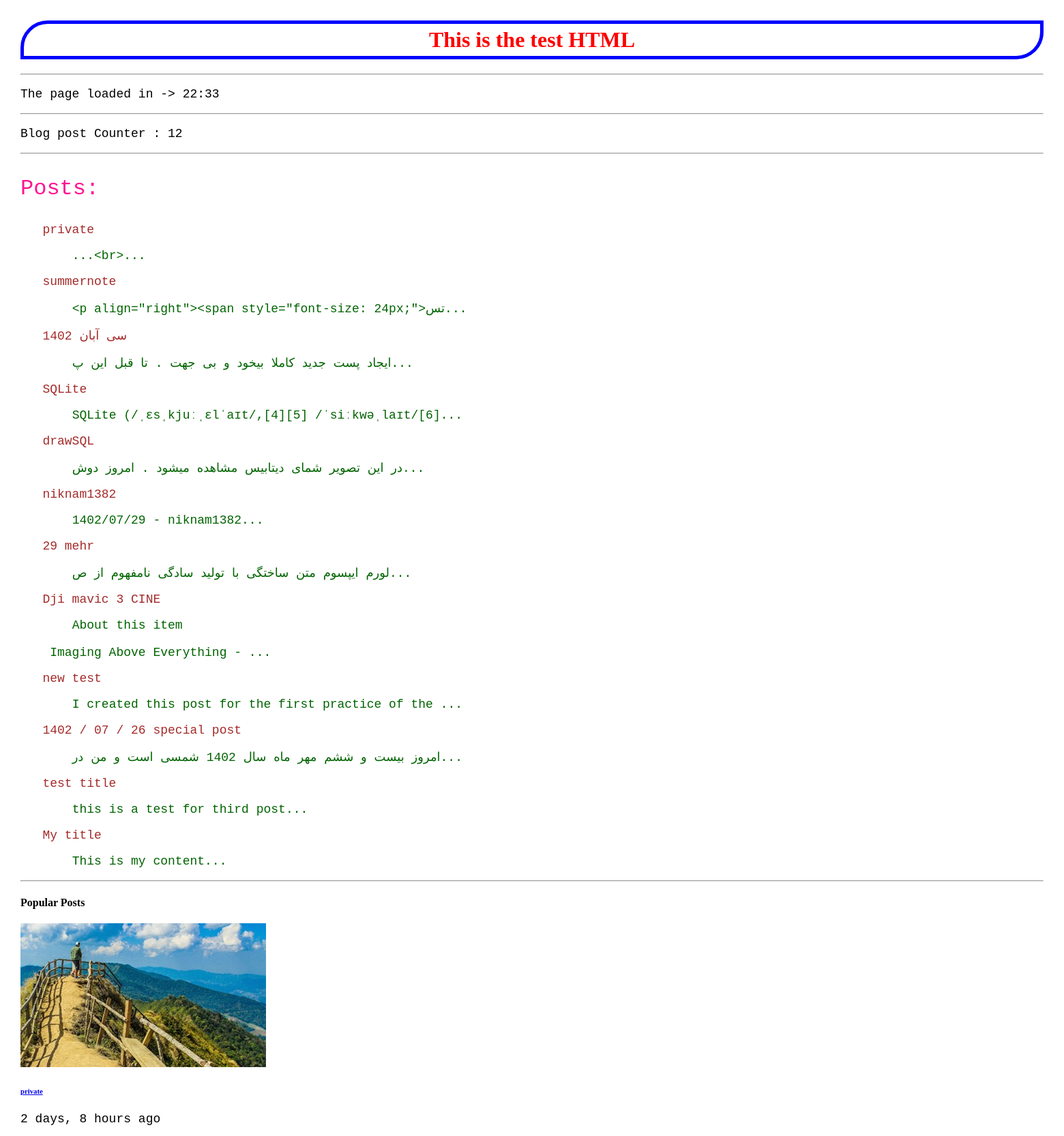
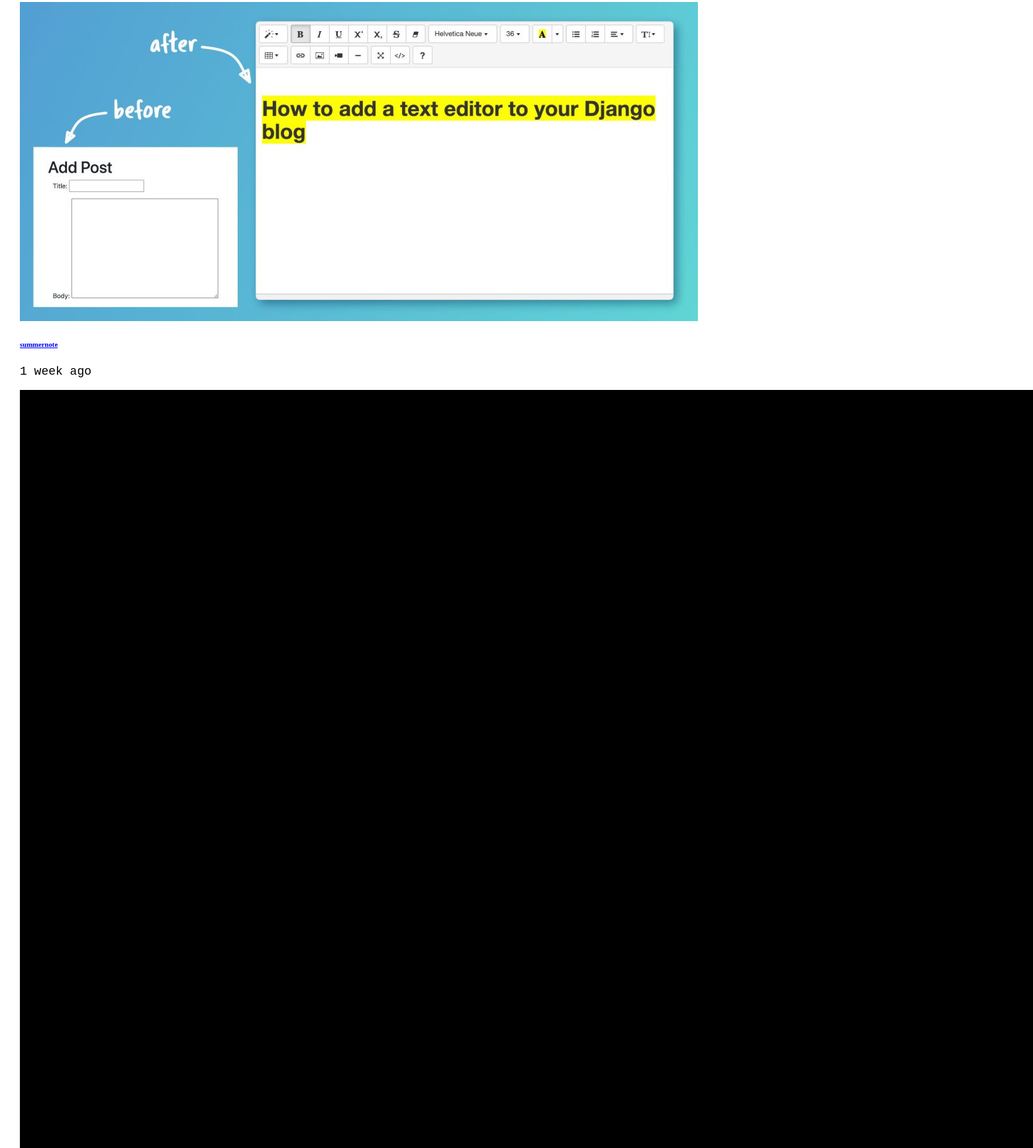
Page /blog/test (upper part) on the committed database (2 pictures, top to bottom).
### blog/models.py (models this page shows, shortened)
class Post(models.Model) :
    image = models.ImageField(upload_to='blog/', default='blog/default.jpg')
    author = models.ForeignKey(User, on_delete=models.SET_NULL, null=True) # on_delete=models.CASCADE
    title = models.CharField(max_length=255)
    content = models.TextField()
    tags = TaggableManager()
    category = models.ManyToManyField(Category)
    counted_views = models.IntegerField(default=0)
    status = models.BooleanField(default=False)
    login_require = models.BooleanField(default=False)
    published_date = models.DateTimeField(null=True) #(خودمون تعریفش میکنیم کی پابلیش بشه)
    created_date = models.DateTimeField(auto_now_add=True)
    updated_date = models.DateTimeField(auto_now=True)
    class Meta :
        ordering = ['-published_date']

### blog/views.py (the view)
# urls.py: path('test', test, name='test'),
def test(request) :
    return render(request, 'test.html')

### blog/templatetags/blog_tags.py (called while the page is built)
@register.simple_tag
def function():
    now = datetime.now()
    time_str = now.strftime("%H:%M")
    return(time_str)

@register.simple_tag(name='total_post')
def function():
    posts = Post.objects.filter(status = 1).count()
    return posts

@register.simple_tag(name='posts')
def function():
    posts = Post.objects.filter(status = 1)
    return posts

@register.filter
def snippet(value, arg= 20):
    return value[:arg] + '...'

@register.inclusion_tag('blog/blog-popular-post.html')
def latestposts(arg=3):
    posts = Post.objects.filter(status=1).order_by('-published_date')[:arg]
    return {'posts':posts}

### templates/test.html (shortened to what this page needs)
{% load blog_tags %}
<!DOCTYPE html>
<html lang="en">
<head>
</head>
<body>
    <h1>This is the test HTML</h1>
    <hr/>
    <p>The page loaded in -> {% function %}</p>
    <hr/>
    <p>Blog post Counter : {% total_post as tp %}{{tp}}</p>
    <hr/>
    <p style="font-size: 32px; color: deeppink;" >Posts: </p>
    {% posts as totalpost %}
    {% for post in totalpost %}
    <pre>   {{post.title}}</pre>
    <pre style="color: darkgreen;">       {{post.content|snippet:50}}</pre>
    {% endfor %}
    <hr/>
    {% latestposts %}
</body>
</html>

### templates/blog/blog-popular-post.html
{% load humanize %}
{% load static %}
<div class="single-sidebar-widget popular-post-widget">
    <h4 class="popular-title">Popular Posts</h4>
    <div class="popular-post-list">
        {% for post in posts %}
        <div class="single-post-list d-flex flex-row align-items-center">
            <div class="thumb">
                <img class="img-fluid" src="{{post.image.url}}" alt="">
            </div>
            <div class="details">
                <a href="{% url 'blog:single' pid=post.id %}">
                    <h6>{{post.title}}</h6>
                </a>
                <p>{{post.published_date|naturaltime}}</p>
            </div>
        </div>
        {% endfor %}
    </div>
</div>

### templates/test.html (style rules this page uses)
h1 { text-align: center; color: red; border: solid 5px blue; border-radius: 40px 0px 40px 0px ; padding: 5px; }
body { margin: 30px; }
p { font-size: large; font-family: 'Courier New', Courier, monospace; }
pre { font-size: large; font-family: 'Courier New', Courier, monospace; color: brown; }

### rows in the picture
Post: title "private", content|snippet "...<br>...", image (picture), published_date "2 days, 8 hours ago"
Post: title "summernote", content|snippet "<p align=\"right\"><span style=\"font-size: 24px;\">تس...", image (picture), published_date "1 week ago"
Post: title "سی آبان 1402", content|snippet "ایجاد پست جدید کاملا بیخود و بی جهت . تا قبل این پ...", image (picture)
Post: title "SQLite", content|snippet "SQLite (/ˌɛsˌkjuːˌɛlˈaɪt/,[4][5] /ˈsiːkwəˌlaɪt/[6]..."
Post: title "drawSQL", content|snippet "در این تصویر شمای دیتابیس مشاهده میشود . امروز دوش..."
Post: title "niknam1382", content|snippet "1402/07/29 - niknam1382..."
Post: title "29 mehr", content|snippet "لورم ایپسوم متن ساختگی با تولید سادگی نامفهوم از ص..."
Post: title "Dji mavic 3 CINE", content|snippet "About this item Imaging Above Everything - ..."
Post: title "new test", content|snippet "I created this post for the first practice of the ..."
Post: title "1402 / 07 / 26 special post", content|snippet "امروز بیست و ششم مهر ماه سال 1402 شمسی است و من در..."
Post: title "test title", content|snippet "this is a test for third post..."
Post: title "My title", content|snippet "This is my content..."

### other values in the picture
{{ tp }} "12"
